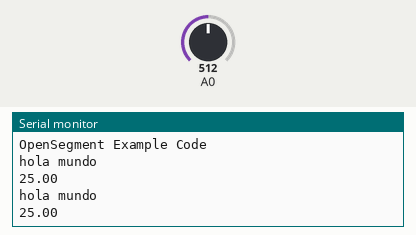
Recording of a sketch running on a simulated Arduino Uno, built with avr-gcc and run on an emulated ATmega328P. Shown: the last lines printed to the serial monitor. Inputs (shaded band) come from the test bench; at power-on: A0 = 512.

Above: at 1.8 s.
1.9 s: A0 set to 0
At 2.8 s:
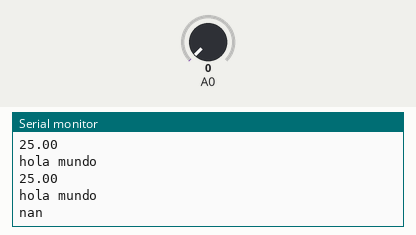
4.5 s: A0 set to 122
At 5.8 s:
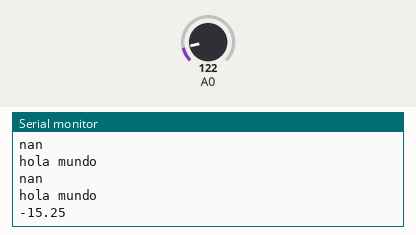

The sketch:

tempReading.ino
```cpp
#include <math.h>
#include <SoftwareSerial.h>

int termReading = 0;
double tempC = 0;

void setup() {

  Serial.begin(9600);
  Serial.println("OpenSegment Example Code");

}

double Thermister(int RawADC) {
 double Temp;
 Temp = log(((10240000/RawADC) - 10000));
 Temp = 1 / (0.001129148 + (0.000234125 + (0.0000000876741 * Temp * Temp ))*Temp );
 Temp = Temp - 273.15;            // Convert Kelvin to Celcius
 return Temp;
}

void loop()
{
  Serial.println("hola mundo");
  termReading = analogRead(A0);
  tempC = Thermister(termReading);
  Serial.println(tempC);
  delay(1000);

}
```

Measured:
- after the input at 1.9 s, the serial monitor: prints a new line after 0.11 s (image 1)
- after the input at 4.5 s, the serial monitor: prints a new line after 0.52 s (image 2)
